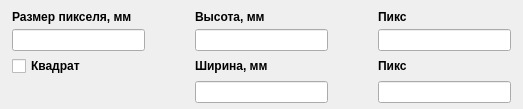
         <widget class="QWidget" name="tabWidget_7Page1">
          <property name="sizePolicy">
           <sizepolicy hsizetype="Fixed" vsizetype="Fixed">
            <horstretch>0</horstretch>
            <verstretch>0</verstretch>
           </sizepolicy>
          </property>
          <property name="autoFillBackground">
           <bool>true</bool>
          </property>
          <attribute name="title">
           <string>Слайд</string>
          </attribute>
          <layout class="QGridLayout" name="gridLayout_9">
           <property name="sizeConstraint">
            <enum>QLayout::SetFixedSize</enum>
           </property>
           <property name="leftMargin">
            <number>12</number>
           </property>
           <property name="topMargin">
            <number>10</number>
           </property>
           <property name="rightMargin">
            <number>12</number>
           </property>
           <property name="bottomMargin">
            <number>6</number>
           </property>
           <property name="horizontalSpacing">
            <number>50</number>
           </property>
           <property name="verticalSpacing">
            <number>5</number>
           </property>
           <item row="0" column="0">
            <widget class="QLabel" name="label_6">
             <property name="sizePolicy">
              <sizepolicy hsizetype="Fixed" vsizetype="Fixed">
               <horstretch>0</horstretch>
               <verstretch>0</verstretch>
              </sizepolicy>
             </property>
             <property name="font">
              <font>
               <weight>75</weight>
               <bold>true</bold>
              </font>
             </property>
             <property name="text">
              <string>Размер пикселя, мм</string>
             </property>
            </widget>
           </item>
           <item row="0" column="2">
            <widget class="QLabel" name="label_28">
             <property name="sizePolicy">
              <sizepolicy hsizetype="Fixed" vsizetype="Fixed">
               <horstretch>0</horstretch>
               <verstretch>0</verstretch>
              </sizepolicy>
             </property>
             <property name="font">
              <font>
               <weight>75</weight>
               <bold>true</bold>
              </font>
             </property>
             <property name="text">
              <string>Пикс</string>
             </property>
            </widget>
           </item>
           <item row="0" column="1">
            <widget class="QLabel" name="label_7">
             <property name="sizePolicy">
              <sizepolicy hsizetype="Fixed" vsizetype="Fixed">
               <horstretch>0</horstretch>
               <verstretch>0</verstretch>
              </sizepolicy>
             </property>
             <property name="font">
              <font>
               <weight>75</weight>
               <bold>true</bold>
              </font>
             </property>
             <property name="text">
              <string>Высота, мм</string>
             </property>
            </widget>
           </item>
           <item row="2" column="1">
            <widget class="QLabel" name="label_27">
             <property name="sizePolicy">
              <sizepolicy hsizetype="Fixed" vsizetype="Fixed">
               <horstretch>0</horstretch>
               <verstretch>0</verstretch>
              </sizepolicy>
             </property>
             <property name="font">
              <font>
               <weight>75</weight>
               <bold>true</bold>
              </font>
             </property>
             <property name="text">
              <string>Ширина, мм</string>
             </property>
            </widget>
           </item>
           <item row="1" column="2">
            <widget class="QLineEdit" name="slidePixHeightLineEdit">
             <property name="sizePolicy">
              <sizepolicy hsizetype="Fixed" vsizetype="Fixed">
               <horstretch>0</horstretch>
               <verstretch>0</verstretch>
              </sizepolicy>
             </property>
             <property name="minimumSize">
              <size>
               <width>133</width>
               <height>0</height>
              </size>
             </property>
            </widget>
           </item>
           <item row="1" column="0">
            <widget class="QLineEdit" name="pixSizeLineEdit">
             <property name="sizePolicy">
              <sizepolicy hsizetype="Fixed" vsizetype="Fixed">
               <horstretch>0</horstretch>
               <verstretch>0</verstretch>
              </sizepolicy>
             </property>
             <property name="minimumSize">
              <size>
               <width>133</width>
               <height>0</height>
              </size>
             </property>
            </widget>
           </item>
           <item row="2" column="0">
            <widget class="QCheckBox" name="checkBox">
             <property name="sizePolicy">
              <sizepolicy hsizetype="Fixed" vsizetype="Fixed">
               <horstretch>0</horstretch>
               <verstretch>0</verstretch>
              </sizepolicy>
             </property>
             <property name="font">
              <font>
               <weight>75</weight>
               <bold>true</bold>
              </font>
             </property>
             <property name="text">
              <string>Квадрат</string>
             </property>
            </widget>
           </item>
           <item row="1" column="1">
            <widget class="QLineEdit" name="slideHeightLineEdit">
             <property name="sizePolicy">
              <sizepolicy hsizetype="Fixed" vsizetype="Fixed">
               <horstretch>0</horstretch>
               <verstretch>0</verstretch>
              </sizepolicy>
             </property>
             <property name="minimumSize">
              <size>
               <width>133</width>
               <height>0</height>
              </size>
             </property>
            </widget>
           </item>
           <item row="3" column="1">
            <widget class="QLineEdit" name="slideWidthLineEdit">
             <property name="sizePolicy">
              <sizepolicy hsizetype="Fixed" vsizetype="Fixed">
               <horstretch>0</horstretch>
               <verstretch>0</verstretch>
              </sizepolicy>
             </property>
             <property name="minimumSize">
              <size>
               <width>133</width>
               <height>0</height>
              </size>
             </property>
            </widget>
           </item>
           <item row="2" column="2">
            <widget class="QLabel" name="label_29">
             <property name="sizePolicy">
              <sizepolicy hsizetype="Fixed" vsizetype="Fixed">
               <horstretch>0</horstretch>
               <verstretch>0</verstretch>
              </sizepolicy>
             </property>
             <property name="font">
              <font>
               <weight>75</weight>
               <bold>true</bold>
              </font>
             </property>
             <property name="text">
              <string>Пикс</string>
             </property>
            </widget>
           </item>
           <item row="3" column="2">
            <widget class="QLineEdit" name="slidePixWidthLineEdit">
             <property name="sizePolicy">
              <sizepolicy hsizetype="Fixed" vsizetype="Fixed">
               <horstretch>0</horstretch>
               <verstretch>0</verstretch>
              </sizepolicy>
             </property>
             <property name="minimumSize">
              <size>
               <width>133</width>
               <height>0</height>
              </size>
             </property>
            </widget>
           </item>
          </layout>
         </widget>
